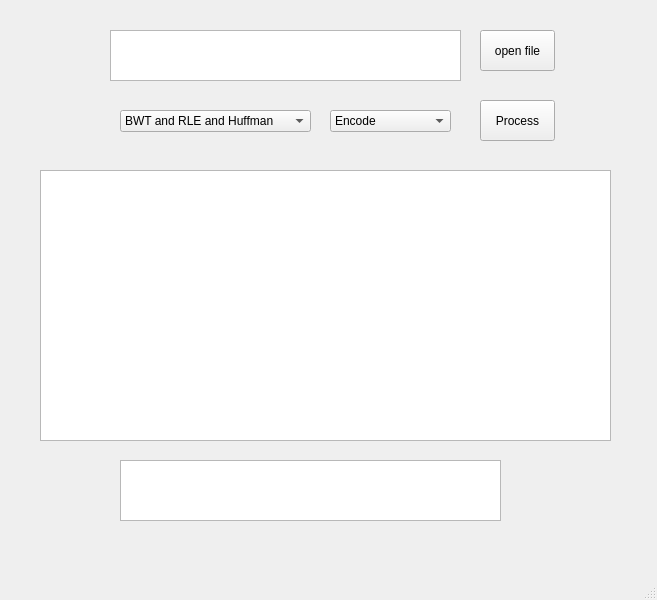
<?xml version="1.0" encoding="UTF-8"?>
<ui version="4.0">
 <class>MainWindow</class>
 <widget class="QMainWindow" name="MainWindow">
  <property name="geometry">
   <rect>
    <x>0</x>
    <y>0</y>
    <width>657</width>
    <height>600</height>
   </rect>
  </property>
  <property name="windowTitle">
   <string>MainWindow</string>
  </property>
  <property name="styleSheet">
   <string notr="true"/>
  </property>
  <widget class="QWidget" name="centralwidget">
   <widget class="QComboBox" name="method">
    <property name="geometry">
     <rect>
      <x>120</x>
      <y>110</y>
      <width>191</width>
      <height>22</height>
     </rect>
    </property>
    <item>
     <property name="text">
      <string>BWT and RLE and Huffman</string>
     </property>
    </item>
    <item>
     <property name="text">
      <string>BWT</string>
     </property>
    </item>
    <item>
     <property name="text">
      <string>RLE</string>
     </property>
    </item>
    <item>
     <property name="text">
      <string>Huffman</string>
     </property>
    </item>
   </widget>
   <widget class="QTextEdit" name="input">
    <property name="geometry">
     <rect>
      <x>110</x>
      <y>30</y>
      <width>351</width>
      <height>51</height>
     </rect>
    </property>
   </widget>
   <widget class="QTextEdit" name="output">
    <property name="geometry">
     <rect>
      <x>120</x>
      <y>460</y>
      <width>381</width>
      <height>61</height>
     </rect>
    </property>
   </widget>
   <widget class="QPushButton" name="process_button">
    <property name="geometry">
     <rect>
      <x>480</x>
      <y>100</y>
      <width>75</width>
      <height>41</height>
     </rect>
    </property>
    <property name="text">
     <string>Process</string>
    </property>
   </widget>
   <widget class="QGraphicsView" name="graphicsView">
    <property name="geometry">
     <rect>
      <x>40</x>
      <y>170</y>
      <width>571</width>
      <height>271</height>
     </rect>
    </property>
    <property name="alignment">
     <set>Qt::AlignLeading|Qt::AlignLeft|Qt::AlignTop</set>
    </property>
   </widget>
   <widget class="QComboBox" name="operation">
    <property name="geometry">
     <rect>
      <x>330</x>
      <y>110</y>
      <width>121</width>
      <height>22</height>
     </rect>
    </property>
    <item>
     <property name="text">
      <string>Encode</string>
     </property>
    </item>
    <item>
     <property name="text">
      <string>Decode</string>
     </property>
    </item>
    <item>
     <property name="text">
      <string>Encode → Decode</string>
     </property>
    </item>
   </widget>
   <widget class="QPushButton" name="open_file_button">
    <property name="geometry">
     <rect>
      <x>480</x>
      <y>30</y>
      <width>75</width>
      <height>41</height>
     </rect>
    </property>
    <property name="text">
     <string>open file</string>
    </property>
   </widget>
  </widget>
  <widget class="QMenuBar" name="menubar">
   <property name="geometry">
    <rect>
     <x>0</x>
     <y>0</y>
     <width>657</width>
     <height>21</height>
    </rect>
   </property>
  </widget>
  <widget class="QStatusBar" name="statusbar"/>
 </widget>
 <resources/>
 <connections/>
</ui>
